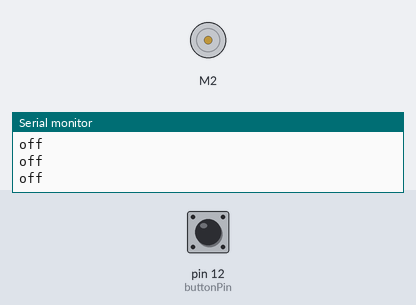
This sketch was run on a simulated Arduino Uno, built with avr-gcc and run on an emulated ATmega328P. Parts: DC motor (green arrow = forward, orange = backward, longer = faster), the last lines printed to the serial monitor. The inputs (shaded band) are chosen by the test bench; at power-on: pin 12 (buttonPin) HIGH.

Above: at 1.2 s.
1.3 s: pin 12 (buttonPin) pulled LOW for 1 s
At 1.8 s:
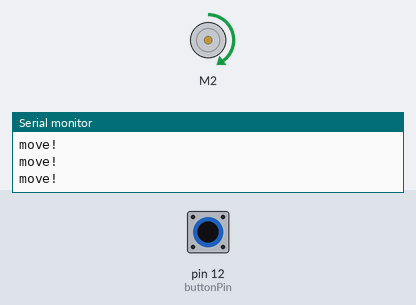
4.3 s: pin 12 (buttonPin) pulled LOW for 3.2 s
At 7.9 s:
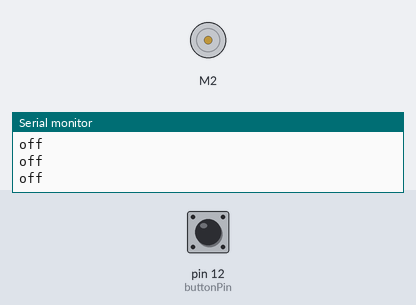
Timing chart, 0 to 9.4 s (numbered marks = the images above; inputs shaded):
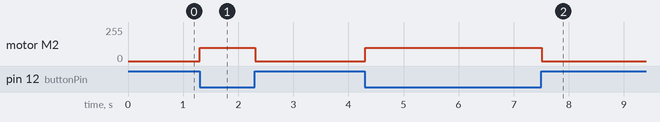

Measured:
- after the input at 1.3 s, motor M2: stopped → forward 100/255 at once, → stopped 1.0 s later
- after the input at 4.3 s, motor M2: stopped → forward 100/255 at once, → stopped 3.2 s later

The sketch:

Motor_On_Button_Activation.ino
```cpp
/*
This is a test sketch for the Adafruit assembled Motor Shield for Arduino v2
It won't work with v1.x motor shields! Only for the v2's with built in PWM
control

For use with the Adafruit Motor Shield v2
---->	http://www.adafruit.com/products/1438

This code has been modified by Katrina Siegfried 2018 to integrate motor movement only on button press
using an interal pull-up pin and a push button.
*/

#include <Wire.h>
#include <Adafruit_MotorShield.h>
#include "utility/Adafruit_MS_PWMServoDriver.h"

// Create the motor shield object with the default I2C address
Adafruit_MotorShield AFMS = Adafruit_MotorShield();
// Or, create it with a different I2C address (say for stacking)
// Adafruit_MotorShield AFMS = Adafruit_MotorShield(0x61);

// Select which 'port' M1, M2, M3 or M4. In this case, M1
Adafruit_DCMotor *myMotor = AFMS.getMotor(2);
// You can also make another motor on port M2
//Adafruit_DCMotor *myOtherMotor = AFMS.getMotor(2);


// set up the button
const int buttonPin = 12;     // the number of the pushbutton pin
// variables will change:
int buttonState = 0;         // variable for reading the pushbutton status


void setup() {
  Serial.begin(9600);           // set up Serial library at 9600 bps
  Serial.println("Adafruit Motorshield v2 - DC Motor test!");

  // initialize the pushbutton pin as an input:
  pinMode(buttonPin, INPUT_PULLUP);

  AFMS.begin();  // create with the default frequency 1.6KHz
  //AFMS.begin(1000);  // OR with a different frequency, say 1KHz

  // Set the speed to start, from 0 (off) to 255 (max speed)
  myMotor->setSpeed(150);
  myMotor->run(FORWARD);
  // turn on motor
  myMotor->run(RELEASE);
}

void loop() {
  uint8_t i;

  // read the state of the pushbutton value:
  buttonState = digitalRead(buttonPin);


  // check if the pushbutton is pressed.
  // if it is, the buttonState is HIGH:
  if (buttonState == LOW) {
    // turn motor on:
    myMotor->setSpeed(100);
    myMotor->run(FORWARD);
    delay(100);
    myMotor->run(RELEASE);
    Serial.println("move!");
  } else {
    // turn LED off:
    myMotor->run(RELEASE);
    Serial.println("off");
    delay(10);
  }
}
```
